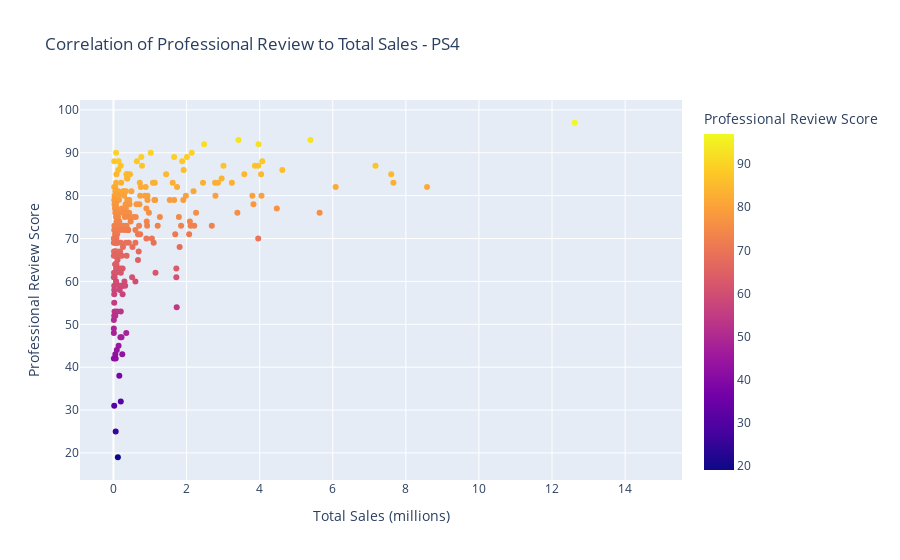

Notebook cell for this chart:
### Markdown cell above
**`Global Sales by Platform`**

At a glance
    
> - When looking at global sales across platforms, we see variation in total sales when comparing the Playstation and Xbox consoles. The PS4 by far exceed overall sales compared to all other platforms by as much as 2x (vs the PS3/Xbox One/X360 *and* the 3DS even) 
    
> - If we filter down the platforms to those with future earnings potential, the PS4 and Xbox One, we see that the PS4 has twice as many total sales compared to the Xbox One. This is most likely due to a more limited Xbox One game library (~150 more games in the PS4 library during this time horizon) and/or heavier advertising overall from Playstation

Averages
   
> - Converting this dataset into averages (sales), we continue to see the PS4 at the top bringing in higher average sales *but* a shift afterwards, the Microsoft consoles overtake positions 1 & 2 while we see the PS3 move all the way down to slot #6 (from #2). The Wii and Wii U come in at #4 & #5 respectively where they, initially, were #9 & #6 on a total absolute sales basis

> - **For the PS4**, the higher average sales could be due to: 1) a newer console where developers/manufacturers can 'reset' the market (charge an extra $10-20 dollar per game due to 'enhancements' <-- *this is what usually happens* and 2) game library limit (newer console release) which hikes up game demand and lets developers keep original pricing for a longer period of time (no need for sales)

### Code cell
# Looking into critic scores and how they affect sales of a specific platform (PS4)
# Build a scatterplot to calculate correlation between reviews and sales w/Conclusions
# Leveraging the 2013-2016 time horizon (filtered_df)

specific_platform = ['PS4'] #choosing a specific platform
ps4_only = filtered_df.query("platform in @specific_platform") #filtering the DF
ps4_scores = ps4_only[['name','critic_score','total_sales_M']] #slicing the DF
ps4_sorted = ps4_scores.sort_values(by='critic_score',ascending=False) #sorting based on critic_score
display(ps4_sorted) #check
# display(ps4_sorted.corr(method ='pearson')) #corr method

ps4_fig = px.scatter(ps4_sorted, x='total_sales_M', y='critic_score', color='critic_score',
                    title='Correlation of Professional Review to Total Sales - PS4', labels={'critic_score':'Professional Review Score', 'total_sales_M':'Total Sales (millions)'})
ps4_fig.show()

# Looking at the same analysis but on another lense, this time a different platform (PS3)
# To help us understand the data under a wider scope and similar platform (PS4 replaces the PS3)

specific_platform = ['PS3'] #choosing a specific platform
ps3_only = filtered_df.query("platform in @specific_platform") #filtering the DF
ps3_scores = ps3_only[['name','critic_score','total_sales_M']] #slicing the DF
ps3_sorted = ps3_scores.sort_values(by='critic_score',ascending=False) #sorting based on critic_score
display(ps3_sorted) #check
# display(ps3_sorted.corr(method ='pearson')) #corr method

ps3_fig = px.scatter(ps3_sorted, x='total_sales_M', y='critic_score', color='critic_score',
                    title='Correlation of Professional Review to Total Sales - PS3', labels={'critic_score':'Professional Review Score', 'total_sales_M':'Total Sales (millions)'})
ps3_fig.show()

### Figure 1 — Plotly figure (JSON) as saved in the notebook; plotly's stock layout.template omitted (floating-point values rounded to 4 significant figures; data arrays with more than 128 entries replaced by an {"elided": "..."} marker saying what was removed)
{"data": [{"hovertemplate": "Total Sales (millions)=%{x}<br>Professional Review Score=%{marker.color}<extra></extra>", "legendgroup": "", "marker": {"color": {"elided": "392 int values"}, "coloraxis": "coloraxis", "symbol": "circle"}, "mode": "markers", "name": "", "orientation": "v", "showlegend": false, "type": "scatter", "x": {"elided": "392 float values"}, "xaxis": "x", "y": {"elided": "392 int values"}, "yaxis": "y"}], "layout": {"coloraxis": {"colorbar": {"title": {"text": "Professional Review Score"}}, "colorscale": [[0, "#0d0887"], [0.1111, "#46039f"], [0.2222, "#7201a8"], [0.3333, "#9c179e"], [0.4444, "#bd3786"], [0.5556, "#d8576b"], [0.6667, "#ed7953"], [0.7778, "#fb9f3a"], [0.8889, "#fdca26"], [1, "#f0f921"]]}, "legend": {"tracegroupgap": 0}, "title": {"text": "Correlation of Professional Review to Total Sales - PS4"}, "xaxis": {"anchor": "y", "domain": [0, 1], "title": {"text": "Total Sales (millions)"}}, "yaxis": {"anchor": "x", "domain": [0, 1], "title": {"text": "Professional Review Score"}}}}
